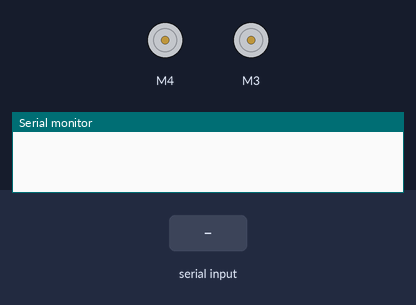
Bench run of a sketch on a simulated Arduino Uno, built with avr-gcc and run on an emulated ATmega328P. On the bench: 2 × DC motor (green arrow = forward, orange = backward, longer = faster), the last lines printed to the serial monitor. Inputs (shaded band) come from the test bench.

Above: at 1.2 s.
1.3 s: "L90\n" received over Serial
At 4.1 s:
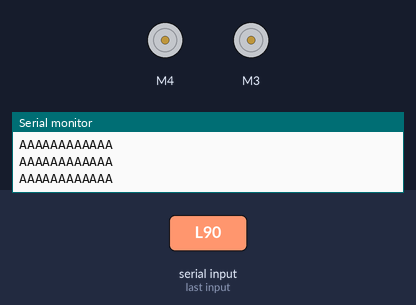
4.3 s: "R90\n" received over Serial
At 7.1 s:
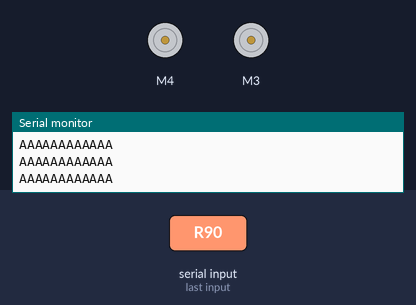
7.3 s: "F90\n" received over Serial
At 10.1 s:
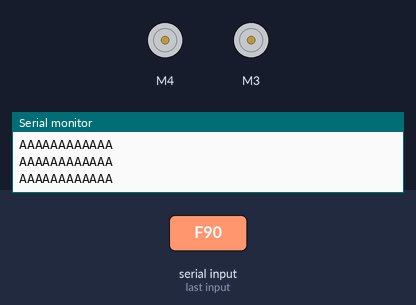
10.3 s: "A90\n" received over Serial
13.3 s: "B90\n" received over Serial
16.3 s: "H\n" received over Serial
At 17.1 s:
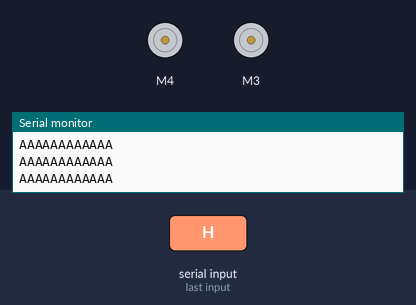
Timing chart, 0 to 18.8 s (numbered marks = the images above; inputs shaded):
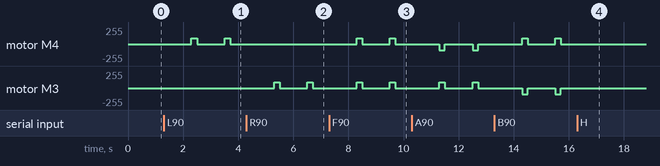

Measured:
- after the input at 1.3 s, motor M4: alternates forward 90/255 for 0.20 s and stopped for 1.0 s, starting after 1.0 s
- after the input at 4.3 s, motor M4: stops changing and stays stopped; motor M3: alternates forward 90/255 for 0.20 s and stopped for 1.0 s, starting after 1.0 s
- after the input at 7.3 s, motor M4: alternates forward 90/255 for 0.20 s and stopped for 1.0 s, starting after 1.0 s
- after the input at 16.3 s, motor M4, motor M3: stops changing and stays stopped

The sketch:

Serial.ino
```cpp
#include <SoftwareSerial.h>
#include <AFMotor.h>

AF_DCMotor motor_R(3);
AF_DCMotor motor_L(4);

String Speed;
char  LorR;
int  i, s;

char DataToRead[6]; // 라즈베리로부터의 통신 읽어 저장할 배열

void setup() {
  // put your setup code here, to run once:
  Serial.begin(9600); // 씨리얼!

  // 모터 전부 스탑
  motor_L.setSpeed(0);
  motor_L.run(RELEASE);
  motor_R.setSpeed(0);
  motor_R.run(RELEASE);
}

void loop() {

  DataToRead[5] = '\n';
  // 마지막을 \n으로
  Serial.readBytesUntil(char(13), DataToRead, 5);
  // 시리얼 통신 읽어들이기

  LorR = DataToRead[0]; // 방향 가져오기
  Speed = ""; // 스피드 초기화
  for (i = 1; (DataToRead[i] != '\n') && (i < 6); i++) {
    Speed += DataToRead[i]; // 스피드 값 읽기
  }
  s = Speed.toInt(); // 스피드 값 정수로 변환
  if (LorR == 'L') {  // 왼쪽 모터 움직이기
    motor_L.setSpeed(s);
    motor_R.setSpeed(0);
    motor_L.run(FORWARD);
    motor_R.run(FORWARD);
  }
  else if (LorR == 'R') { // 오른쪽 모터 움직이기
    motor_L.setSpeed(0);
    motor_R.setSpeed(s);
    motor_L.run(FORWARD);
    motor_R.run(FORWARD);
  }
  else if (LorR == 'F') { // 직진하기
    motor_L.setSpeed(s);
    motor_R.setSpeed(s);
    motor_L.run(FORWARD);
    motor_R.run(FORWARD);
  }
  else if (LorR == 'A') { // 왼쪽 모터는 뒤로, 오른쪽 모터는 앞으로 ( 오른쪽 모터 앞으로 가기의 극대화)
    motor_L.setSpeed(s);
    motor_R.setSpeed(s);
    motor_L.run(BACKWARD);
    motor_R.run(FORWARD);
  }
  else if (LorR == 'B') { // 오른쪽 모터는 뒤로, 왼쪽 모터는 앞으로 ( 왼 모터 앞으로 가기의 극대화)
    motor_L.setSpeed(s);
    motor_R.setSpeed(s);
    motor_L.run(FORWARD);
    motor_R.run(BACKWARD);
  }

  else if (LorR == 'H') { // Hㅜ진
    motor_L.setSpeed(s);
    motor_R.setSpeed(s);
    motor_L.run(BACKWARD);
    motor_R.run(BACKWARD);
  }

  delay(100);
  delay(100);
  // 0.2초간 움직임
  motor_L.run(RELEASE);
  motor_R.run(RELEASE);
  // 이후 멈춤
  Serial.println("AAAAAAAAAAAA");
  // 모든 행동이 끝난 뒤 시리얼로 문자 보냄.
}
```
